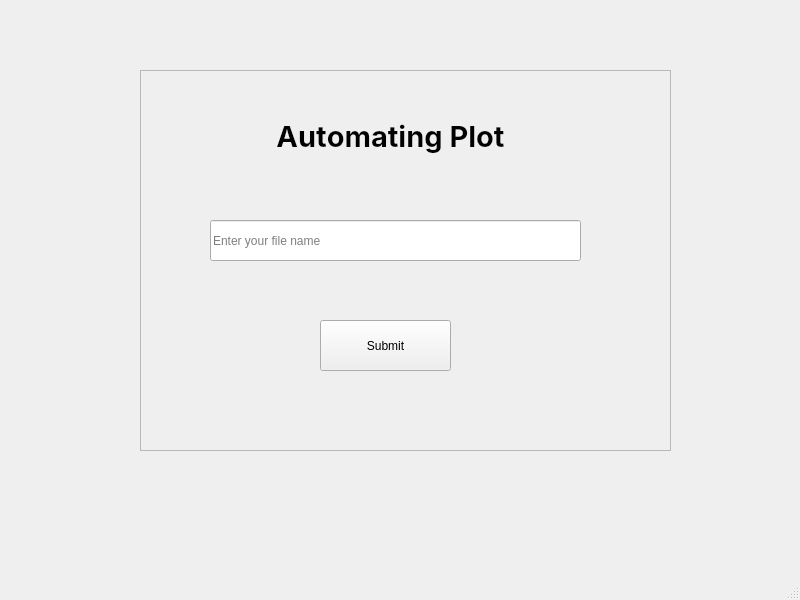
<?xml version="1.0" encoding="UTF-8"?>
<ui version="4.0">
 <class>MainWindow</class>
 <widget class="QMainWindow" name="MainWindow">
  <property name="geometry">
   <rect>
    <x>0</x>
    <y>0</y>
    <width>800</width>
    <height>600</height>
   </rect>
  </property>
  <property name="windowTitle">
   <string>MainWindow</string>
  </property>
  <property name="dockNestingEnabled">
   <bool>false</bool>
  </property>
  <property name="unifiedTitleAndToolBarOnMac">
   <bool>false</bool>
  </property>
  <widget class="QWidget" name="centralwidget">
   <widget class="QPushButton" name="submitBtn">
    <property name="geometry">
     <rect>
      <x>320</x>
      <y>320</y>
      <width>131</width>
      <height>51</height>
     </rect>
    </property>
    <property name="text">
     <string>Submit</string>
    </property>
   </widget>
   <widget class="QLineEdit" name="inputText">
    <property name="geometry">
     <rect>
      <x>210</x>
      <y>220</y>
      <width>371</width>
      <height>41</height>
     </rect>
    </property>
    <property name="inputMask">
     <string/>
    </property>
    <property name="text">
     <string/>
    </property>
    <property name="placeholderText">
     <string>Enter your file name</string>
    </property>
   </widget>
   <widget class="QLabel" name="title">
    <property name="geometry">
     <rect>
      <x>240</x>
      <y>90</y>
      <width>301</width>
      <height>91</height>
     </rect>
    </property>
    <property name="font">
     <font>
      <family>SF Pro Display</family>
      <pointsize>22</pointsize>
      <weight>75</weight>
      <bold>true</bold>
      <strikeout>false</strikeout>
      <kerning>false</kerning>
     </font>
    </property>
    <property name="mouseTracking">
     <bool>false</bool>
    </property>
    <property name="frameShape">
     <enum>QFrame::NoFrame</enum>
    </property>
    <property name="text">
     <string>Automating Plot</string>
    </property>
    <property name="alignment">
     <set>Qt::AlignCenter</set>
    </property>
   </widget>
   <widget class="QFrame" name="frame">
    <property name="geometry">
     <rect>
      <x>140</x>
      <y>70</y>
      <width>531</width>
      <height>381</height>
     </rect>
    </property>
    <property name="font">
     <font>
      <pointsize>20</pointsize>
      <weight>50</weight>
      <bold>false</bold>
     </font>
    </property>
    <property name="autoFillBackground">
     <bool>true</bool>
    </property>
    <property name="frameShape">
     <enum>QFrame::StyledPanel</enum>
    </property>
    <property name="frameShadow">
     <enum>QFrame::Raised</enum>
    </property>
    <property name="lineWidth">
     <number>10</number>
    </property>
    <property name="midLineWidth">
     <number>0</number>
    </property>
   </widget>
   <zorder>frame</zorder>
   <zorder>submitBtn</zorder>
   <zorder>inputText</zorder>
   <zorder>title</zorder>
  </widget>
  <widget class="QMenuBar" name="menubar">
   <property name="geometry">
    <rect>
     <x>0</x>
     <y>0</y>
     <width>800</width>
     <height>26</height>
    </rect>
   </property>
  </widget>
  <widget class="QStatusBar" name="statusbar"/>
 </widget>
 <resources/>
 <connections/>
</ui>
